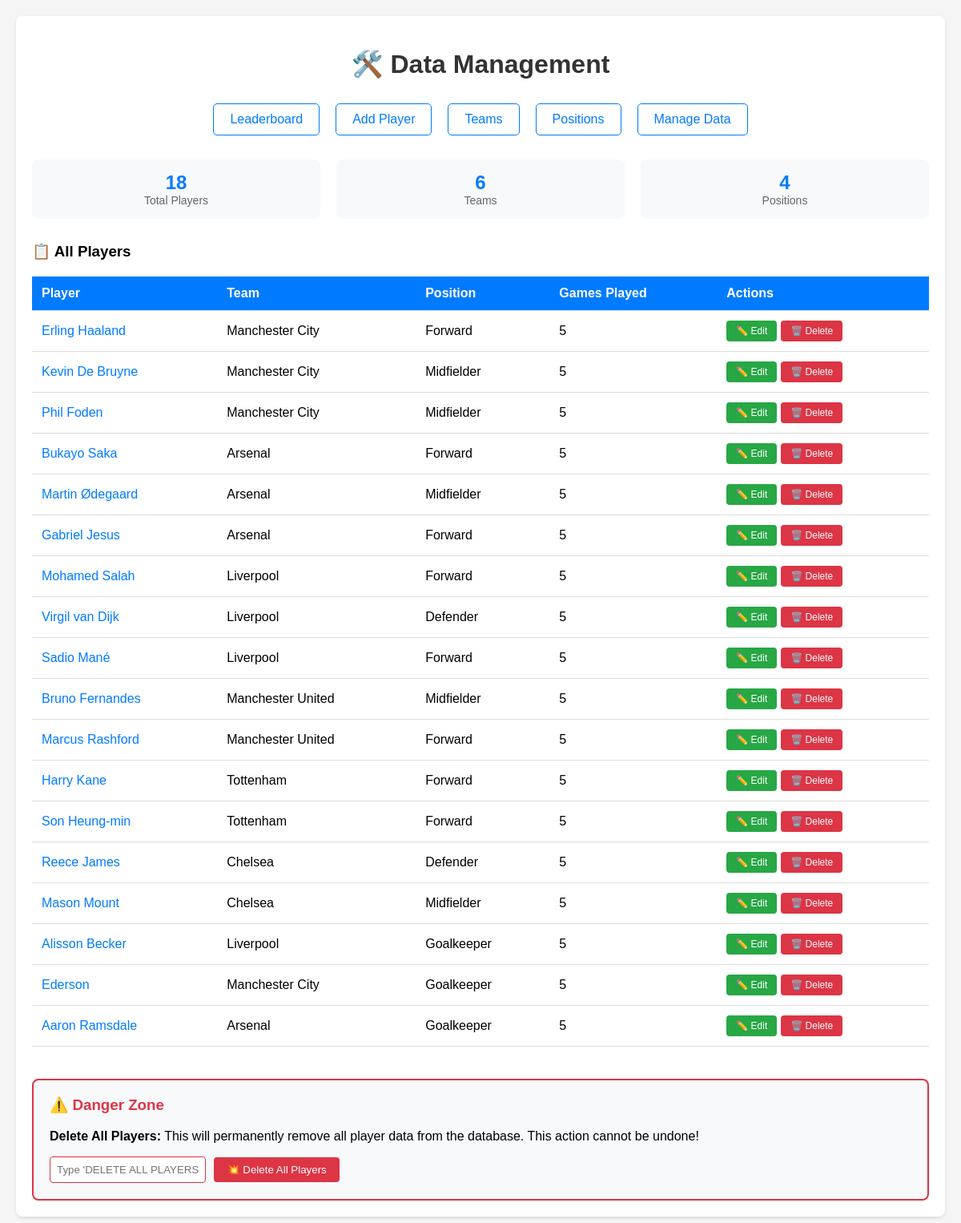
Screenshot of /manage_data with the database file from the repository.
### tables this page shows
CREATE TABLE players (
                    id INTEGER PRIMARY KEY AUTOINCREMENT,
                    name TEXT UNIQUE NOT NULL,
                    team TEXT NOT NULL,
                    position TEXT NOT NULL,
                    scores TEXT NOT NULL,
                    final_score REAL DEFAULT 0.0
                , is_on_my_team BOOLEAN DEFAULT 0, league_id INTEGER DEFAULT 1);

### app.py (the view)
@app.route('/manage_data')
def manage_data():
    current_league = get_current_league()
    league = db.get_league_by_id(current_league)
    players = db.get_players_by_league(current_league)
    all_leagues = db.get_all_leagues()
    return render_template('manage_data.html',
                         players=players,
                         current_league=league,
                         all_leagues=all_leagues)

### app.py (called while the page is built)
def get_current_league():
    return session.get('current_league', 2)  # Default to EPL

### database.py (called while the page is built)
    def get_all_leagues(self):
        with sqlite3.connect(self.db_path) as conn:
            cursor = conn.cursor()
            cursor.execute('SELECT id, name, display_name, sport_type, description, scoring_system FROM leagues ORDER BY id')
            rows = cursor.fetchall()
            leagues = []
            for row in rows:
                league = League(row[0], row[1], row[2], row[3], row[4], row[5])
                leagues.append(league)
            return leagues

    def get_league_by_id(self, league_id):
        with sqlite3.connect(self.db_path) as conn:
            cursor = conn.cursor()
            cursor.execute('SELECT id, name, display_name, sport_type, description, scoring_system FROM leagues WHERE id = ?', (league_id,))
            row = cursor.fetchone()
            if row:
                return League(row[0], row[1], row[2], row[3], row[4], row[5])
            return None

    def get_all_players(self, league_id=None):
        with sqlite3.connect(self.db_path) as conn:
            cursor = conn.cursor()
            if league_id:
                cursor.execute('SELECT name, team, position, scores, is_on_my_team, league_id FROM players WHERE league_id = ?', (league_id,))
            else:
                cursor.execute('SELECT name, team, position, scores, is_on_my_team, league_id FROM players')
            rows = cursor.fetchall()
            players = []
            for row in rows:
                name, team, position, scores_json, is_on_my_team, player_league_id = row
                scores = json.loads(scores_json)
                player = Player(name, team, position, scores, bool(is_on_my_team), player_league_id)
                player.league = self.get_league_by_id(player_league_id)
                players.append(player)
            return players

    def get_players_by_league(self, league_id):
        return self.get_all_players(league_id)

### templates/manage_data.html (shortened to what this page needs)
<!DOCTYPE html>
<html lang="en">
<head>
</head>
<body>
    <div class="container">
        <h1>🛠️ Data Management</h1>
        <div class="nav">
            <a href="{{ url_for('index') }}">Leaderboard</a>
            <a href="{{ url_for('add_player') }}">Add Player</a>
            <a href="{{ url_for('teams') }}">Teams</a>
            <a href="{{ url_for('positions') }}">Positions</a>
            <a href="{{ url_for('manage_data') }}">Manage Data</a>
        </div>
        <div class="stats">
            <div class="stat-card">
                <div class="stat-number">{{ players|length }}</div>
                <div class="stat-label">Total Players</div>
            </div>
            <div class="stat-card">
                <div class="stat-number">{{ players|map(attribute='team')|unique|list|length }}</div>
                <div class="stat-label">Teams</div>
            </div>
            <div class="stat-card">
                <div class="stat-number">{{ players|map(attribute='position')|unique|list|length }}</div>
                <div class="stat-label">Positions</div>
            </div>
        </div>
        <h3>📋 All Players</h3>
        <table>
            <thead>
                <tr>
                    <th>Player</th>
                    <th>Team</th>
                    <th>Position</th>
                    <th>Games Played</th>
                    <th>Actions</th>
                </tr>
            </thead>
            <tbody>
                {% for player in players %}
                <tr>
                    <td>
                        <a href="{{ url_for('player_detail', player_name=player.name) }}" class="player-link">
                            {{ player.name }}
                        </a>
                    </td>
                    <td>{{ player.team }}</td>
                    <td>{{ player.position }}</td>
                    <td>{{ player.scores|length }}</td>
                    <td>
                        <div class="action-buttons">
                            <a href="{{ url_for('edit_player', player_name=player.name) }}" class="btn btn-edit">
                                ✏️ Edit
                            </a>
                            <form method="POST" action="{{ url_for('delete_player', player_name=player.name) }}"
                                  onsubmit="return confirm('Are you sure you want to delete {{ player.name }}? This cannot be undone.')"
                                  style="display: inline;">
                                <button type="submit" class="btn btn-delete">🗑️ Delete</button>
                            </form>
                        </div>
                    </td>
                </tr>
                {% endfor %}
            </tbody>
        </table>
        <div class="danger-zone">
            <h3>⚠️ Danger Zone</h3>
            <p><strong>Delete All Players:</strong> This will permanently remove all player data from the database. This action cannot be undone!</p>
            <form method="POST" action="{{ url_for('delete_all_players') }}" class="danger-form">
                <input type="text" name="confirmation" placeholder="Type 'DELETE ALL PLAYERS' to confirm" required>
                <button type="submit" onclick="return confirm('Are you ABSOLUTELY sure? This will delete ALL player data!')">
                    💥 Delete All Players
                </button>
            </form>
        </div>
    </div>
</body>
</html>

### templates/manage_data.html (style rules this page uses)
body { font-family: Arial, sans-serif; margin: 0; padding: 20px; background-color: #f5f5f5; }
.container { max-width: 1200px; margin: 0 auto; background-color: white; padding: 20px; border-radius: 8px; box-shadow: 0 2px 4px rgba(0,0,0,0.1); }
h1 { color: #333; text-align: center; margin-bottom: 30px; }
.nav { display: flex; justify-content: center; gap: 20px; margin-bottom: 30px; }
.nav a { text-decoration: none; color: #007bff; padding: 10px 20px; border-radius: 5px; border: 1px solid #007bff; }
table { width: 100%; border-collapse: collapse; margin-top: 20px; }
th, td { padding: 12px; text-align: left; border-bottom: 1px solid #ddd; }
th { background-color: #007bff; color: white; }
.player-link { color: #007bff; text-decoration: none; }
.action-buttons { display: flex; gap: 5px; }
.btn { padding: 6px 12px; text-decoration: none; border-radius: 4px; font-size: 12px; border: none; cursor: pointer; }
.btn-edit { background-color: #28a745; color: white; }
.btn-delete { background-color: #dc3545; color: white; }
.danger-zone { margin-top: 40px; border: 2px solid #dc3545; border-radius: 8px; padding: 20px; background-color: #f8f9fa; }
.danger-zone h3 { color: #dc3545; margin-top: 0; }
.danger-form { display: flex; gap: 10px; align-items: center; margin-top: 15px; }
.danger-form input { padding: 8px; border: 1px solid #dc3545; border-radius: 4px; }
.danger-form button { background-color: #dc3545; color: white; padding: 8px 16px; border: none; border-radius: 4px; cursor: pointer; }
.stats { display: grid; grid-template-columns: repeat(auto-fit, minmax(200px, 1fr)); gap: 20px; margin-bottom: 30px; }
.stat-card { background-color: #f8f9fa; padding: 15px; border-radius: 8px; text-align: center; }
.stat-number { font-size: 24px; font-weight: bold; color: #007bff; }
.stat-label { color: #666; font-size: 14px; }

### rows the page displays
players: name "Erling Haaland", team "Manchester City", position "Forward", scores|length "5"
players: name "Kevin De Bruyne", team "Manchester City", position "Midfielder", scores|length "5"
players: name "Phil Foden", team "Manchester City", position "Midfielder", scores|length "5"
players: name "Bukayo Saka", team "Arsenal", position "Forward", scores|length "5"
players: name "Martin Ødegaard", team "Arsenal", position "Midfielder", scores|length "5"
players: name "Gabriel Jesus", team "Arsenal", position "Forward", scores|length "5"
players: name "Mohamed Salah", team "Liverpool", position "Forward", scores|length "5"
players: name "Virgil van Dijk", team "Liverpool", position "Defender", scores|length "5"
players: name "Sadio Mané", team "Liverpool", position "Forward", scores|length "5"
players: name "Bruno Fernandes", team "Manchester United", position "Midfielder", scores|length "5"
players: name "Marcus Rashford", team "Manchester United", position "Forward", scores|length "5"
players: name "Harry Kane", team "Tottenham", position "Forward", scores|length "5"
players: name "Son Heung-min", team "Tottenham", position "Forward", scores|length "5"
players: name "Reece James", team "Chelsea", position "Defender", scores|length "5"
players: name "Mason Mount", team "Chelsea", position "Midfielder", scores|length "5"
players: name "Alisson Becker", team "Liverpool", position "Goalkeeper", scores|length "5"
players: name "Ederson", team "Manchester City", position "Goalkeeper", scores|length "5"
players: name "Aaron Ramsdale", team "Arsenal", position "Goalkeeper", scores|length "5"

### other values shown
{{ players|length }} "18"
{{ players|map(attribute='team')|unique|list|length }} "6"
{{ players|map(attribute='position')|unique|list|length }} "4"
